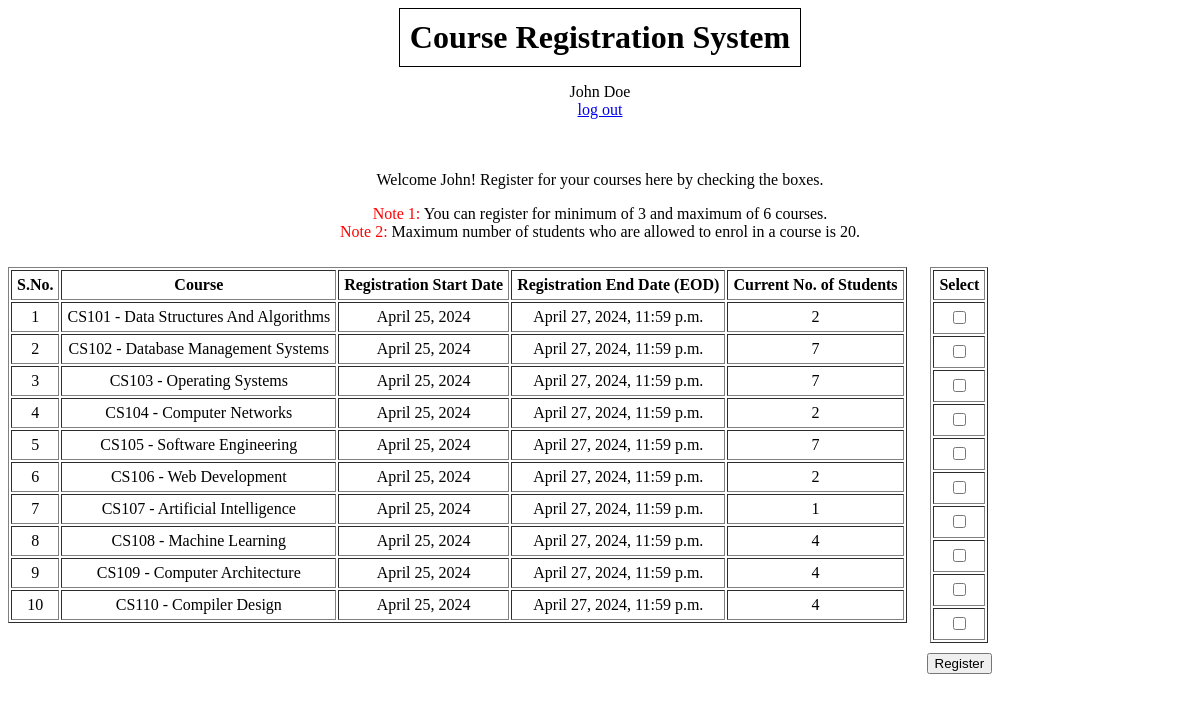
/studentHome1/ (signed in), run on the app's committed database.
### authentication/models.py (models this page shows)
class User(AbstractUser):
    PROFESSOR = 'Professor'
    STUDENT = 'Student'
    REGISTRAR='Registrar'
    ROLE_CHOICES = (
        (PROFESSOR, 'Professor'),
        (STUDENT, 'Student'),
        (REGISTRAR, 'Registrar'),
    )
    role = models.CharField(max_length=30, choices=ROLE_CHOICES, default='Student')
    email = models.EmailField(unique=True)
    username=None
    USERNAME_FIELD = 'email'
    registration_status=models.BooleanField(default=False)
    REQUIRED_FIELDS = []
    first_name = models.CharField(max_length=20)
    last_name = models.CharField(max_length=20)
    course_count=models.IntegerField(default=0)
    objects = CustomUserManager()

### registrar/models.py (models this page shows, shortened)
class ListCourses(models.Model):
    code = models.ForeignKey(AllCourses, on_delete = models.CASCADE)
    professor = models.ForeignKey(User, on_delete = models.CASCADE, limit_choices_to = {'role' : 'Professor'})
    start_date = models.DateTimeField()
    end_date = models.DateTimeField()
    max_students = models.IntegerField(validators = [
        MinValueValidator(1),
        MaxValueValidator(100),
        ])
    student_count = models.IntegerField(default=0)

class AllCourses(models.Model):
    code=models.CharField(max_length=10, unique=True)
    name=models.CharField(max_length=255, unique=True)

### student/views.py (the view)
# urls.py: path('studentHome1/', student.views.student_home, name='studentHome1'),
@login_required
def student_home(request):
    courses=ListCourses.objects.all()
    if request.method == 'POST':
        formset = SelectCourseFormSet(request.POST)  # Binding the POST data to the formset
        if formset.is_valid():
            selected_courses_count = 0
            for form, course in zip(formset, courses):
                if form.clean()['select'] == True:  # clean() is a custom method based on cleaned_data() defined in SelectCourseForm class
                    selected_courses_count += 1
                    selected_course=ListCourses.objects.get(code = course.code.pk)
                    if selected_course.student_count > 19:
                        failure=True
                        message='<span style="display: inline; color: red;">Error:</span> You cannot select a course which has more than 20 students.'
                        return render(request, 'student/success_failure.html', {'message':message, 'failure':failure})
            if 3 <= selected_courses_count <= 6:
                for form, course in zip(formset, courses):
                    status = form.clean()['select']
                    print(status)
                    reg_course= RegisteredCourses.objects.create(
                        student= User.objects.get(email = request.user),  # user_id is FK in model class, so it must be an instance of User class.
                        code = course.code,
                        select = status
                    )
                    if status == True:
                        course.student_count = F('student_count') + 1
                        course.save()
                    reg_course.save()
                user_object = User.objects.get(email = request.user)
                user_object.registration_status = True
                user_object.save()
                failure=False
                message=f'You have successfully registered for {selected_courses_count} courses'
            else:
                failure=True
                message='<span style="display: inline; color: red;">Error:</span> You are only allowed to register for minimum of 3 and maximum of 6 courses.'
            return render(request, 'student/success_failure.html', {'message' : message, 'failure':failure})
        else:
            formset = SelectCourseFormSet()
            return render(request, 'student/student_home.html', {'formset' : formset, 'courses' : courses})
    else:  # request method is GET
        formset = SelectCourseFormSet()
        return render(request, 'student/student_home.html', {'courses':courses, 'formset': formset})

### templates/student/student_home.html (shortened to what this page needs)
{% extends 'base.html' %}
{% load tz %}
{% get_current_timezone as TIME_ZONE %}
{% now TIME_ZONE as current_time %}
{% block content %}
    <p>Welcome {{request.user.first_name}}! Register for your courses here by checking the boxes.</p>
    <p>
        <p style="display: inline; color: red;">Note 1:</p> You can register for minimum of 3 and maximum of 6 courses.<br>
        <p style="display: inline; color: red;">Note 2:</p> Maximum  number of students who are allowed to enrol in a course is 20.<br>
    </p>
    <div style="display: flex;">
        <div style="margin-right: 20px;">
            <table border="1" style="margin: 10px auto; text-align: center;">
                <thead>
                    <tr>
                        <th style="padding: 5px;">S.No.</th>
                        <th style="padding: 5px;">Course</th>
                        <th style="padding: 5px;">Registration Start Date</th>
                        <th style="padding: 5px;">Registration End Date (EOD)</th>
                        <th style="padding: 5px;">Current No. of Students</th>
                    </tr>
                </thead>
                <tbody>
                        {% for course in courses %}
                                <tr>
                                    <td style="padding: 5px;">{{forloop.counter}}</td>
                                    <td style="padding: 5px;">{{course.code.code}} - {{course.code.name}} </td>
                                    <td style="padding: 5px;">{{course.start_date.date}}</td>
                                    <td style="padding: 5px;">{{course.end_date}}</td>
                                    <td style="padding: 5px;">{{course.student_count}}</td>
                                </tr>
                        {% endfor %}
                </tbody>
            </table>
        </div>
        <div>
            <form id="courseSelectionForm" method="post">
                <table border="1" style="margin: 10px auto; text-align: center;">
                    <thead>
                        <tr>
                            <th style="padding: 5px;">Select</th>
                        </tr>
                    </thead>
                    <tbody>
                            {% for form in formset %}
                                    <tr>
                                        <td style="padding: 5px;">{{form.select}}</td>
                                    </tr>
                            {% endfor %}
                    </tbody>
                </table>
                <button type="submit" onclick="return confirmSubmit()">Register</button>
            </form>
        </div>
    </div>
    <br>
{% endblock content %}

### templates/base.html (shortened to what this page needs)
<!DOCTYPE html>
<html lang="en">
    <head>
    </head>
    <body>
        <h1>Course Registration System</h1>
        {%  if user.is_authenticated %}
            <p>
                {{user.first_name}} {{user.last_name}}<br><a href="{% url 'logout' %}">log out</a>
                <br><br><br>
            </p>
        {% endif %}
        {% block content %} {% endblock content %}
    </body>
</html>

### templates/base.html (style rules this page uses)
body { text-align: center; }
h1 { display: inline-block; border: 1px solid black; padding: 10px; margin: 0 auto; }

### data on the page
User: first_name "John", last_name "Doe", user.first_name "John"
ListCourses: code.code "CS101", code.name "Data Structures And Algorithms", start_date "April 25, 2024", end_date "April 27, 2024, 11:59 p.m.", student_count "2"
ListCourses: code.code "CS102", code.name "Database Management Systems", start_date "April 25, 2024", end_date "April 27, 2024, 11:59 p.m.", student_count "7"
ListCourses: code.code "CS103", code.name "Operating Systems", start_date "April 25, 2024", end_date "April 27, 2024, 11:59 p.m.", student_count "7"
ListCourses: code.code "CS104", code.name "Computer Networks", start_date "April 25, 2024", end_date "April 27, 2024, 11:59 p.m.", student_count "2"
ListCourses: code.code "CS105", code.name "Software Engineering", start_date "April 25, 2024", end_date "April 27, 2024, 11:59 p.m.", student_count "7"
ListCourses: code.code "CS106", code.name "Web Development", start_date "April 25, 2024", end_date "April 27, 2024, 11:59 p.m.", student_count "2"
ListCourses: code.code "CS107", code.name "Artificial Intelligence", start_date "April 25, 2024", end_date "April 27, 2024, 11:59 p.m.", student_count "1"
ListCourses: code.code "CS108", code.name "Machine Learning", start_date "April 25, 2024", end_date "April 27, 2024, 11:59 p.m.", student_count "4"
ListCourses: code.code "CS109", code.name "Computer Architecture", start_date "April 25, 2024", end_date "April 27, 2024, 11:59 p.m.", student_count "4"
ListCourses: code.code "CS110", code.name "Compiler Design", start_date "April 25, 2024", end_date "April 27, 2024, 11:59 p.m.", student_count "4"
